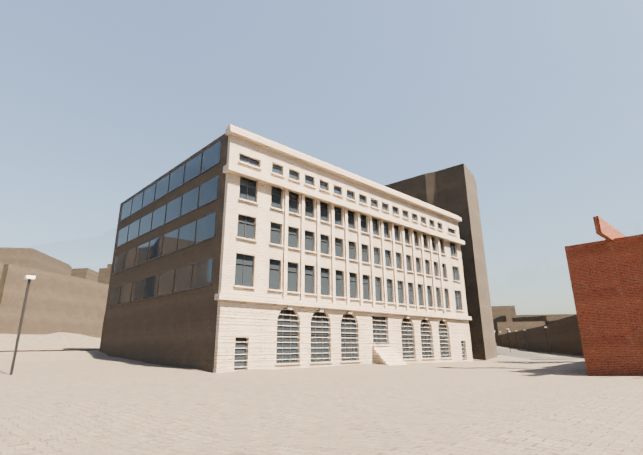
#> input picture tests/match_render.png, 643 x 455 px
$ python ref_check.py tests/match_render.png refs/plans_p1_cgi.png
#> lines starting #> are read from the running program, lines starting #| are printed output that depends on the picture; after the words box and inside, x2 and y2 are one past the last pixel; in counts of white or black regions, pixels touching at a corner belong together
"""ref_check.py - render-vs-reference check (teardown review rule 1: build against a reference, compare frame by frame).
System python3 + Pillow. Writes <render>_check.png: [reference | render | 50% blend | edges: ref=red, render=cyan]
and prints an edge-agreement score (0..1, higher = silhouettes/window lines line up better).
  python3 ref_check.py tests/match_render.png refs/plans_p1_cgi.png
Use after camera_match.py (same camera/resolution), and re-run after every model change: the score must not drop."""
import sys, warnings; warnings.filterwarnings("ignore")
from PIL import Image, ImageChops, ImageFilter, ImageOps
def edges(im, thr=40):
    e = ImageOps.grayscale(im).filter(ImageFilter.GaussianBlur(1)).filter(ImageFilter.FIND_EDGES)
    return e.point(lambda v: 255 if v > thr else 0)
def check(render, ref, out=None):
#> called with render = 'tests/match_render.png', ref = 'refs/plans_p1_cgi.png'
    a = Image.open(render).convert("RGB"); b = Image.open(ref).convert("RGB").resize(a.size)
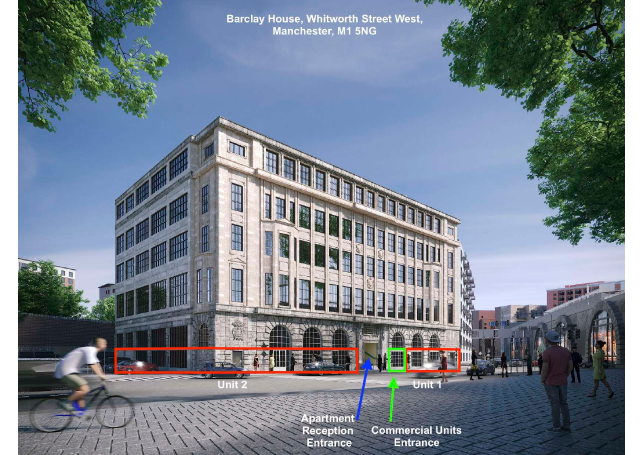
#> input picture refs/plans_p1_cgi.png, 1287 x 910 px (shown at 1/2 size)
    ea, eb = edges(a), edges(b)
#> in edges, `return e.point(lambda v: 255 if v > thr else 0)`:
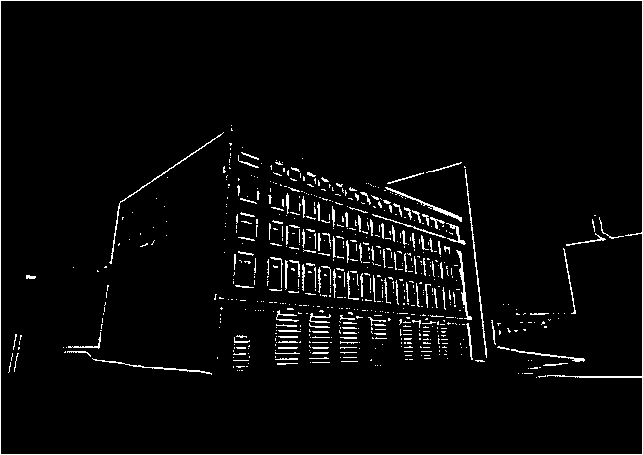
#> returned value: PIL image 643x455 L; 3.7% white in thin lines or dots
#> call 2 of edges, with thr = 40
#> in edges (call 2), `e = ImageOps.grayscale(im).filter(ImageFilter.GaussianBlur(1)).filter(..`:
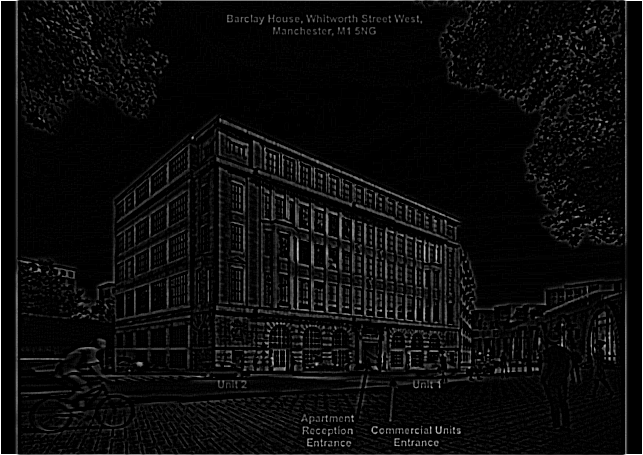
#> e: PIL image 643x455 L; min 0, max 255, mean 11.5
#> in edges (call 2), `return e.point(lambda v: 255 if v > thr else 0)`:
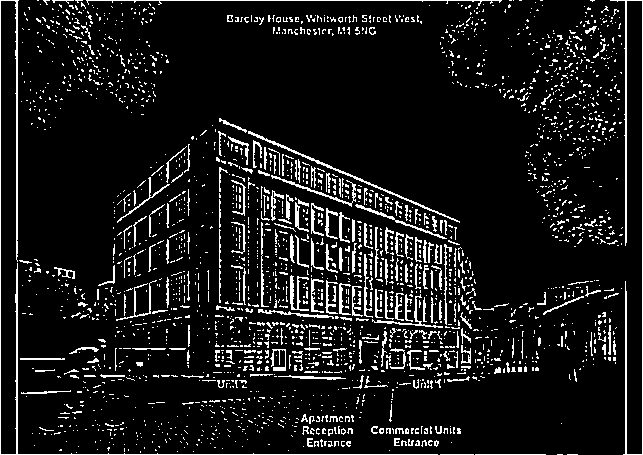
#> returned value: PIL image 643x455 L; 9.4% white in thin lines or dots
    ea_d, eb_d = ea.filter(ImageFilter.MaxFilter(5)), eb.filter(ImageFilter.MaxFilter(5))   # 2 px tolerance
#> ea_d: PIL image 643x455 L; 15.7% white; 52 white regions, largest, box (x1, y1, x2, y2) and area: (265, 158, 489, 364) 24239, (0, 0, 643, 455) 9622, (267, 300, 335, 367) 3324
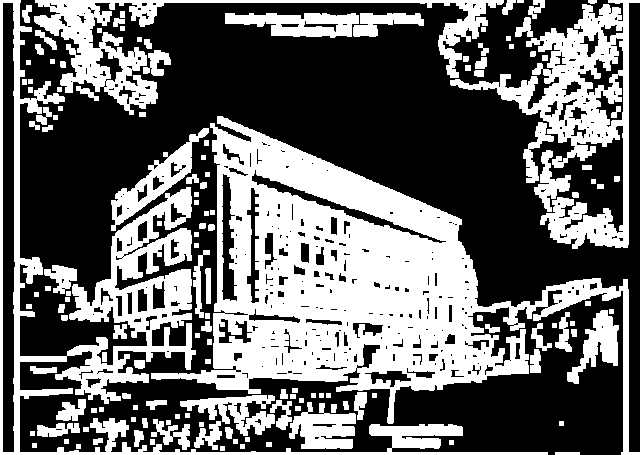
#> eb_d: PIL image 643x455 L; 41.2% white; 144 white regions, largest, box (x1, y1, x2, y2) and area: (151, 0, 643, 455) 67985, (0, 0, 548, 455) 21082, (34, 0, 504, 115) 8866
    hit = lambda x, y: sum(ImageChops.multiply(x, y).point(lambda v: 1 if v else 0).getdata())
    na, nb = max(1, sum(ea.point(lambda v: 1 if v else 0).getdata())), max(1, sum(eb.point(lambda v: 1 if v else 0).getdata()))
#> na = 10838; nb = 27419
    precision, recall = hit(ea, eb_d) / na, hit(eb, ea_d) / nb
#> precision = 0.794; recall = 0.373
    f1 = 0 if precision + recall == 0 else 2 * precision * recall / (precision + recall)
#> f1 = 0.508
    W, H = a.size; sheet = Image.new("RGB", (W * 4, H))
#> after `W, H = a.size`: W = 643; H = 455
#> after `sheet = Image.new('RGB', (W * 4, H))`: sheet: PIL image 2572x455 RGB; every value is 0
    ov = Image.merge("RGB", (eb, ea, ea))
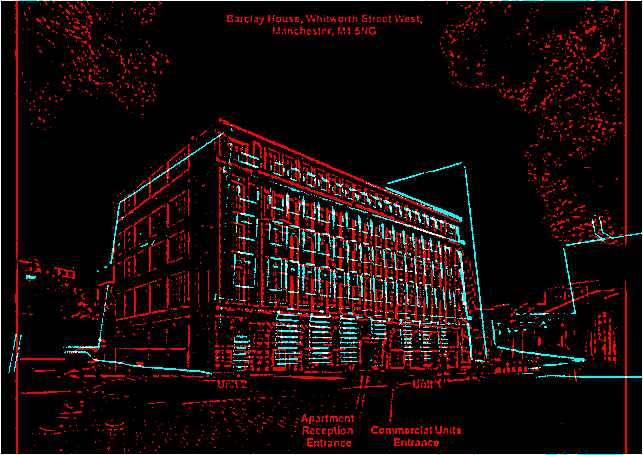
#> ov: PIL image 643x455 RGB; mean R, G, B 23.9, 9.4, 9.4
    for i, im in enumerate((b, a, Image.blend(a, b, 0.5), ov)): sheet.paste(im, (i * W, 0))
#> this loop made 4 passes
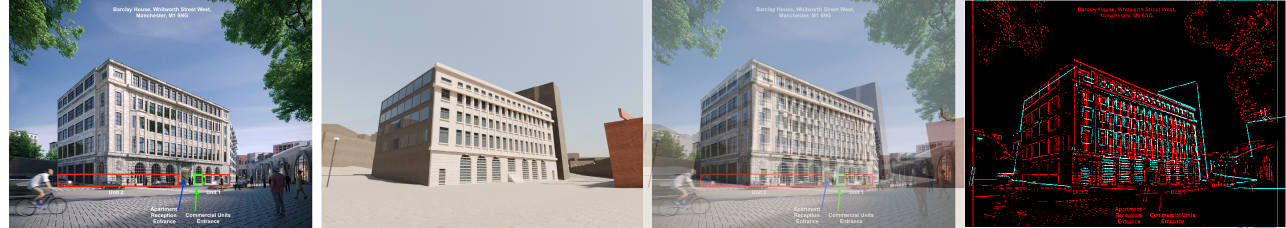
#> sheet: PIL image 2572x455 RGB (shown at 1/2 size); mean R, G, B 116.6, 116.6, 121
    out = out or render.rsplit(".", 1)[0] + "_check.png"; sheet.save(out)
    print(f"REF_CHECK edge_F1={f1:.3f} precision={precision:.3f} recall={recall:.3f} -> {out}"); return f1
#| REF_CHECK edge_F1=0.508 precision=0.794 recall=0.373 -> tests/match_render_check.png
if __name__ == "__main__": check(*sys.argv[1:4])
